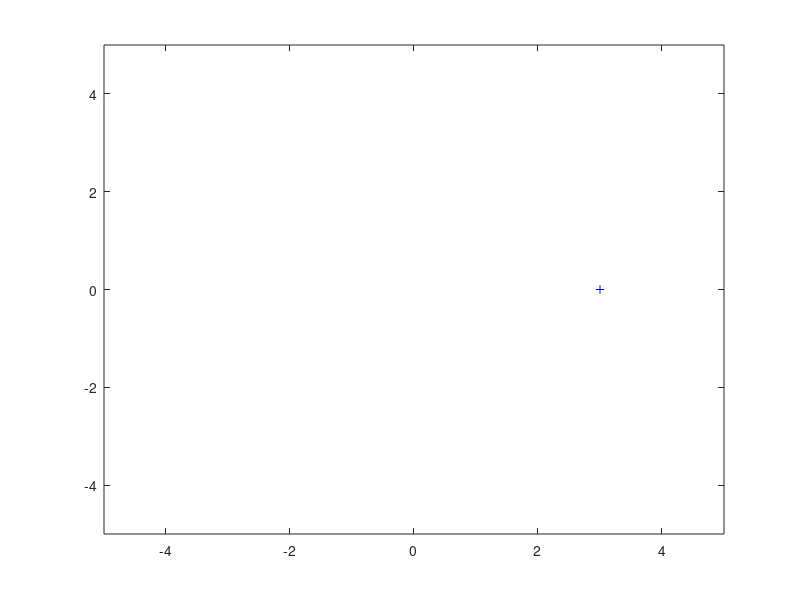

MATLAB code for this plot: (Note: this script raises an error after producing the figure.)
% * * * * * * * * * * * * * * * * * * * * * * * * * * * * * * * * *
% *                                                               *
% *                 Program by Ben Kaye (c) 2020                  *
% *                         EUROP Project                         *
% *                                                               *
% * * * * * * * * * * * * * * * * * * * * * * * * * * * * * * * * *
% *                                                               *
% *        Using CrazyFlie model provided by Aren Karapet         *
% *                        and OSQP Solver                        *
% *                                                               *
% * * * * * * * * * * * * * * * * * * * * * * * * * * * * * * * * *

clear,clc

%System State-Space

%d_system.A([1:2, 4:5, 7:8], [1:2, 4:5, 7:8])
A = [   1,  0,  0.0962912484723868,     0,                      0,                      0.0396218015830554;
        0,  1,  0,                      0.0962912484723868,     -0.0396218015830554,    0;
        0,  0,  0.894293322749997,      0,                      0,                      0.702694931894877;
        0,  0,  0,                      0.894293322749997,      -0.702694931894877,     0;
        0,  0,  0,                      0.193245482770890,      0.452393730892869,      0;
        0,  0,  -0.193245482770890,     0,                      0,                      0.452393730892869   ];

%d_system.B([1:2, 4:5, 7:8], [4, 5])
B = [   0.00370875152761323,    0;
        0,                      0.00370875152761323;
        0.105706677250003,      0;
        0,                      0.105706677250003;
        0,                      -0.193245482770890;
        0.193245482770890,      0                       ];

%Calculate MPC algo

%initial conditions
ref = [ 3; 0; 0; 0; 0; 0 ];
x_0 = [ -4; 3; 0; 0; 0; 0 ];

figure(1);
plot(ref(1), ref(2), 'b+')
axis([-5 5 -5 5])
% axis equal


%prediction horizon
N = 10;

%sim time
T = 100;

Q = eye(6);
R = 1e-2 * eye(2);

x = x_0;



speed = 0;

for i = 1:T
    %returns Algebraic-Ricatti iterator for k + 1
    Pplus = RicattiIter(A,B,Q,R,Q,N);
    %compute gain matrix from previous iterator
    K = -(B'*Pplus*B + R)\(B'*Pplus*A);
    u = K*(x-ref);
    
    x = A*x + B*u;
    
    sp = norm([x(3); x(4)],2);
    speed = max([speed, sp]);
    
    hold on    
    plot(x(1), x(2), 'bo')
    axis([-5 5 -5 5])
%     axis equal
    
end



%check this is in fact getting k-1 looks to be right
function Pnmin = RicattiIter(A,B,Q,R,P,n)
    n = n - 1;
    Pnmin = P;
    if n > 0 % stop at N-1 iterations
        Pnmin = Q + A'*P*A - A'*P*B*((B'*P*B + R)\(B'*P*A));
        Pnmin = RicattiIter(A,B,Q,R,Pnmin,n);
%         n
    end    
end

